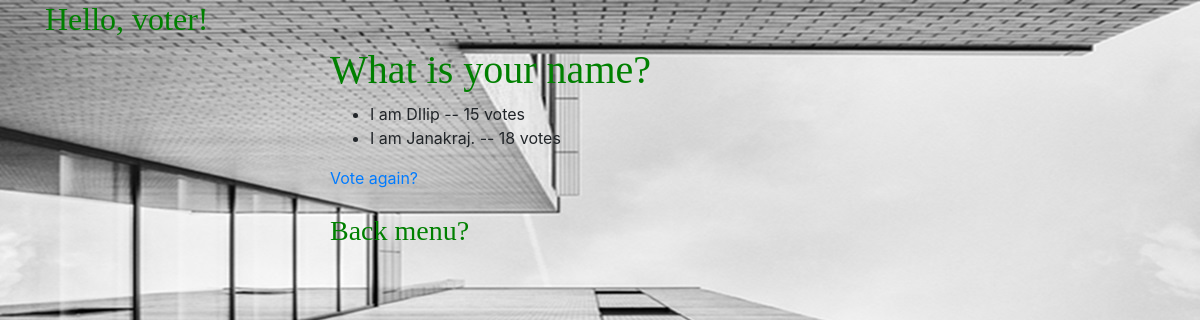
Page /polls/1/results/ on the committed database.
### polls/models.py (models this page shows, shortened)
class Question(models.Model):
    question_text = models.CharField(max_length=200)
    pub_date      = models.DateTimeField('date published')

class Choice(models.Model):
    question    = models.ForeignKey(Question, on_delete=models.CASCADE)
    choice_text = models.CharField(max_length=200)
    votes       = models.IntegerField(default=0)

### polls/views.py (the view)
# urls.py: path('<int:pk>/results/', views.ResultsView.as_view(), name='results'),
class ResultsView(generic.DetailView):
    model = Question
    template_name = 'polls/results.html'

### polls/templates/polls/results.html
{% extends "polls/base.html" %}
{% block content %}
  <div class="container">
    <div class="row">
      <div class="col-md-4 offset-3">
        <h1>{{ question.question_text }}</h1>
        <ul>
        {% for choice in question.choice_set.all %}
            <li>{{ choice.choice_text }} -- {{ choice.votes }} vote{{ choice.votes|pluralize }}</li>
        {% endfor %}
        </ul>
        <a href="{% url 'polls:detail' question.id %}">Vote again?</a>
        <br><br>
        <a href="{% url 'polls:detail' question.id %}"><h3>Back menu?</h3></a>
      </div>
    </div>
  </div>
{% endblock %}

### polls/static/polls/style.css (style rules this page uses)
h1, h2, h3, h4, li a { color: green; font-family: 'Crimson Text', serif; }
body { background: white url("images/background.png") no-repeat; }

### rows in the picture
Question: question_text "What is your name?"
Choice: choice_text "I am DIlip", votes "15"
Choice: choice_text "I am Janakraj.", votes "18"
